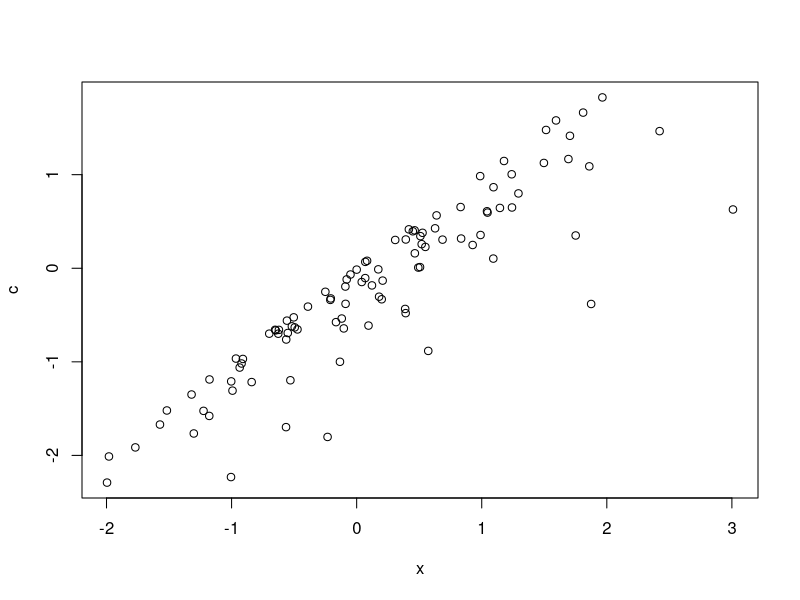
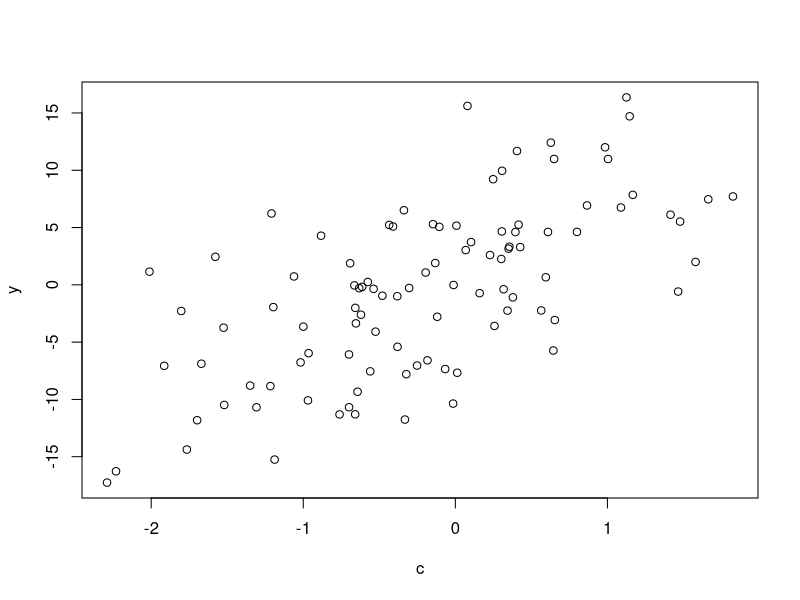
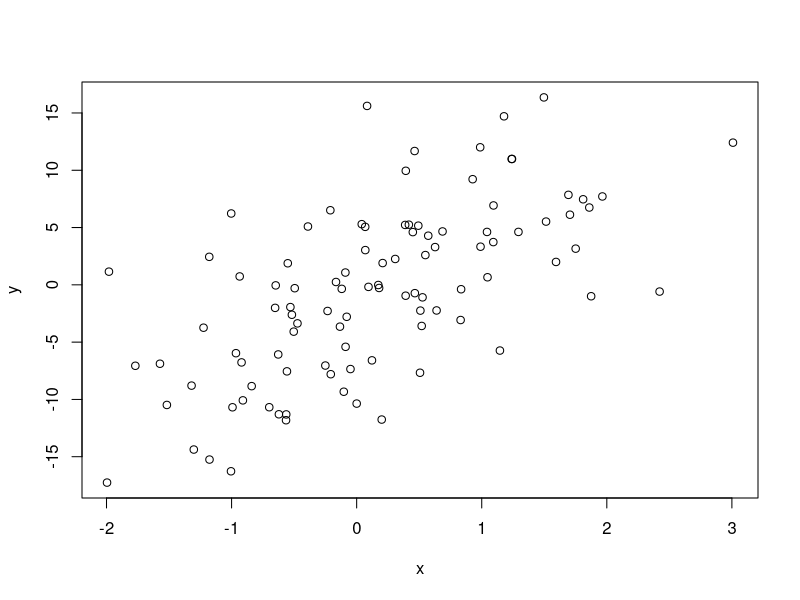
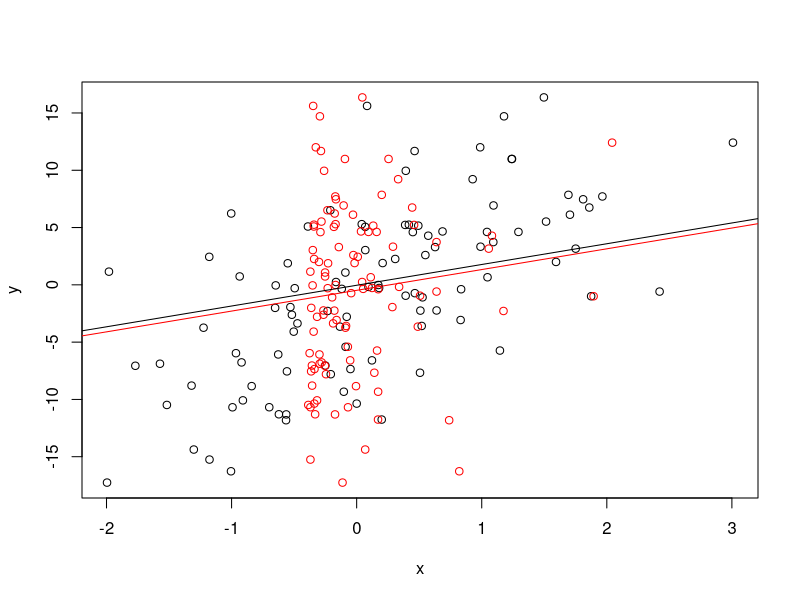

The R source for these figures, in order:

# Inspired by question from "rie" on Git Gud Science discord server

# TO-DO ########################################################################

# ::: p1
# allow for sampling of units and show how regression slope changes aross samples

library(MASS)

tri.data <- function(n, rho_xc)
  {
  # Generate new data for triangular, three-variable DAG with two paths:
  # X <- C -> Y
  # X -> Y
  
  # n..........number of units
  # rho_xc.....desired correlation between X & C
  
  # define predictors
  c <- rnorm(n)            # C: confounder
  x_e <- rchisq(n, df = 1) # X's error term

  # find proper scaling factor for X's error such that we get rho_xc
  sf_vec <- seq(1, 8, 0.05) # range of possible scaling factors
  rho_vec <- sapply(sf_vec, function(z){
    x <- c + x_e/(z*sd(x_e))
    round(cor(c, x), 2)
  })

  # scaling factor for x_e such that we get cor(x, c) = rho_xc
  sf <- sf_vec[match(rho_xc, rho_vec)]
  
  # create X as sum of c + scaled x_e
  x <- c + x_e/(sf*sd(x_e))
  
  # create Y as weighted sum of x, c, and normal error
  y <- 2*x + 3*c + rnorm(n, sd = 5)
  
  # create data frame of c, x, & y
  data.frame(c, x, y)
}

dat <- tri.data(100, 0.9)

cor(dat)

with(dat, plot(x=x, y=c))
with(dat, plot(x=c, y=y))
with(dat, plot(x=x, y=y))

lm_yx <- lm(y ~ x, dat)
lm_yc <- lm(y ~ c, dat)
lm_ycx <- lm(y ~ x + c, dat)
lm_xc <- lm(x ~ c, dat)

summary(lm_yx)$coef["x", 1:2]
summary(lm_yc)$coef["c", 1:2]
summary(lm_ycx)$coef[c("x", "c"), 1:2]

# compare X vs Y & X | C vs Y
lm_yx_c <- lm(dat$y ~ lm_xc$residuals)
with(dat, plot(x=x, y=y))
points(x=lm_xc$residuals, y= dat$y, col = 'red')
summary(lm_yx_c)
abline(lm_ycx)
abline(lm_yx_c, col = 'red')

